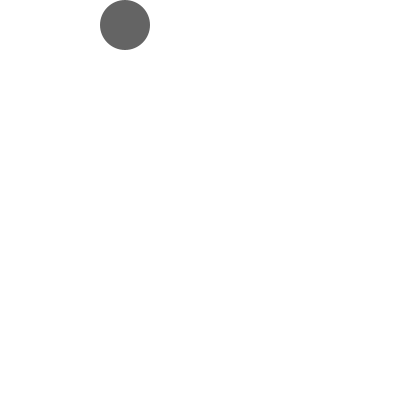
Frame 1 (no input)
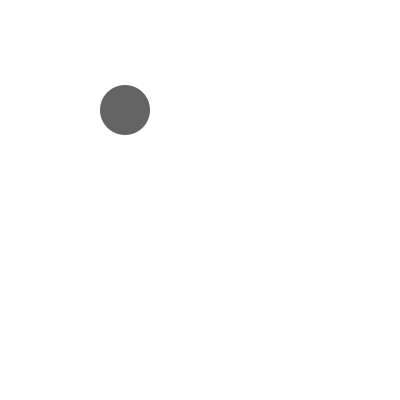
Frame 60 (the mouse pressed at the canvas centre just before this capture)
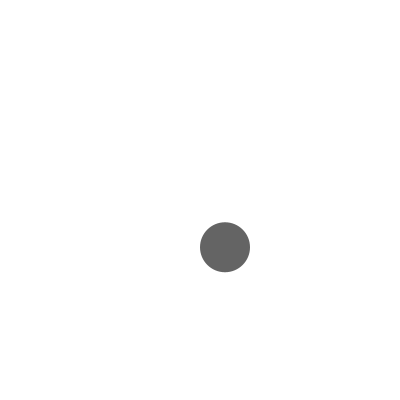
Frame 120 (the mouse held since frame 60 and released just before this capture)

The Processing sketch that drew these frames (run headless with seeded random() and noise(); from frame 60 on, the mouse is pressed at the canvas centre):

// Processing sketch: processing_90078
// ── processing_90078.pde

float ballX = 100;
float ballY = 0;
float h = 50;
int r,g,b;

//create a variable for speed
float speedY = 2;
 
void setup() {
  size(400,400);
  smooth();
  noStroke();
  r = 100;
  g = 100;
  b = 100;
  // change the mode we draw circles so they are
  // aligned in the top left
  ellipseMode(CORNER);
  if(keyPressed) {
    keyPressed();
  }
 
}
 
void draw() {
  //clear the background and set the fill colour
  background(255);
  fill(r,g,b);
   
  //draw the circle in it's current position
  ellipse(ballX, ballY, h,h);
  
  //add a little gravity to the speed
  speedY = speedY + 0.5; 
   
  //add speed to the ball's
  ballY = ballY + speedY;
   
   
  if (ballY > height - h) {
    // set the position to be on the floor
    ballY = height - h;
    // and make the y speed 90% of what it was,
    // but in the opposite direction
    speedY = speedY * -0.9;
     
    //switch the direction
    //speedY = speedY;
  }
  else if (ballY <= 0) {
    // if the ball hits the top,
    // make it bounce off
    speedY = -speedY;
  }

}
void mousePressed() {
  //redo the bounce
  ballX = mouseX;
  ballY = mouseY;
  h = 50;
}
void keyPressed() {
  println(key);
  if(key == 'a') {
    r = mouseY;
    g = b;
    b = b + mouseY;    
  
  if(r > 255) {
    r = 255;
  }
  
  if(g > 255) {
    g = 255;
  }
  
  if(b > 255) {
    b = 255;
  }
  
  if(r < 0) {
    r = 0;
  }
  
  if(g > 0) {
    g = 255;
  }
  
  if(b > 0) {
    b = 0;
  }
  println(r);
  println(g);
  println(b);
  println("=============");
  }
  
 
  else if(key == 'w') {
    speedY = random(5);
  }
}
